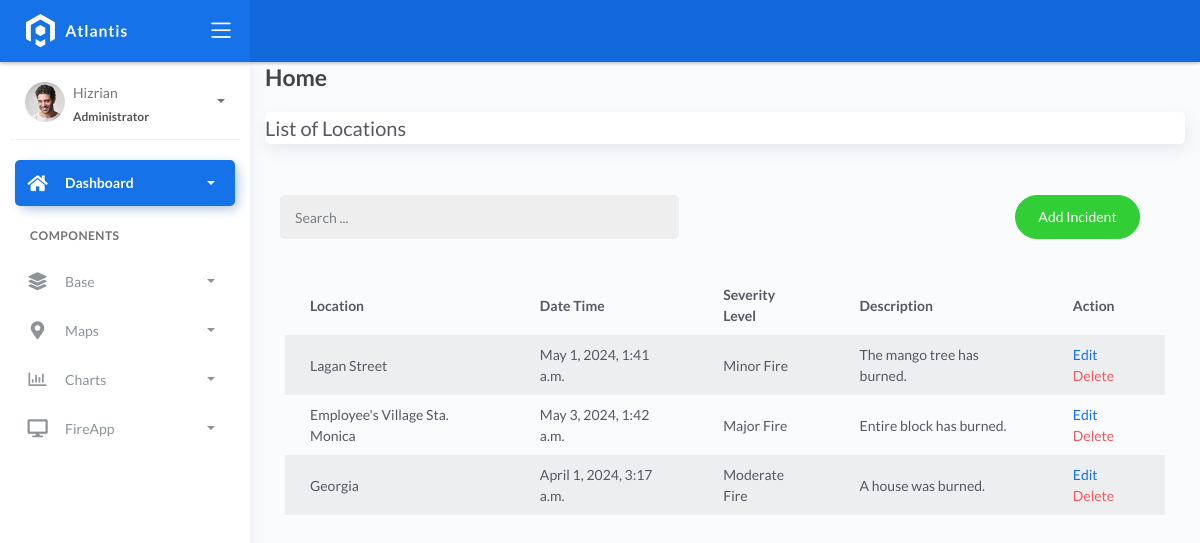
Before: /incident_list with the older database file.
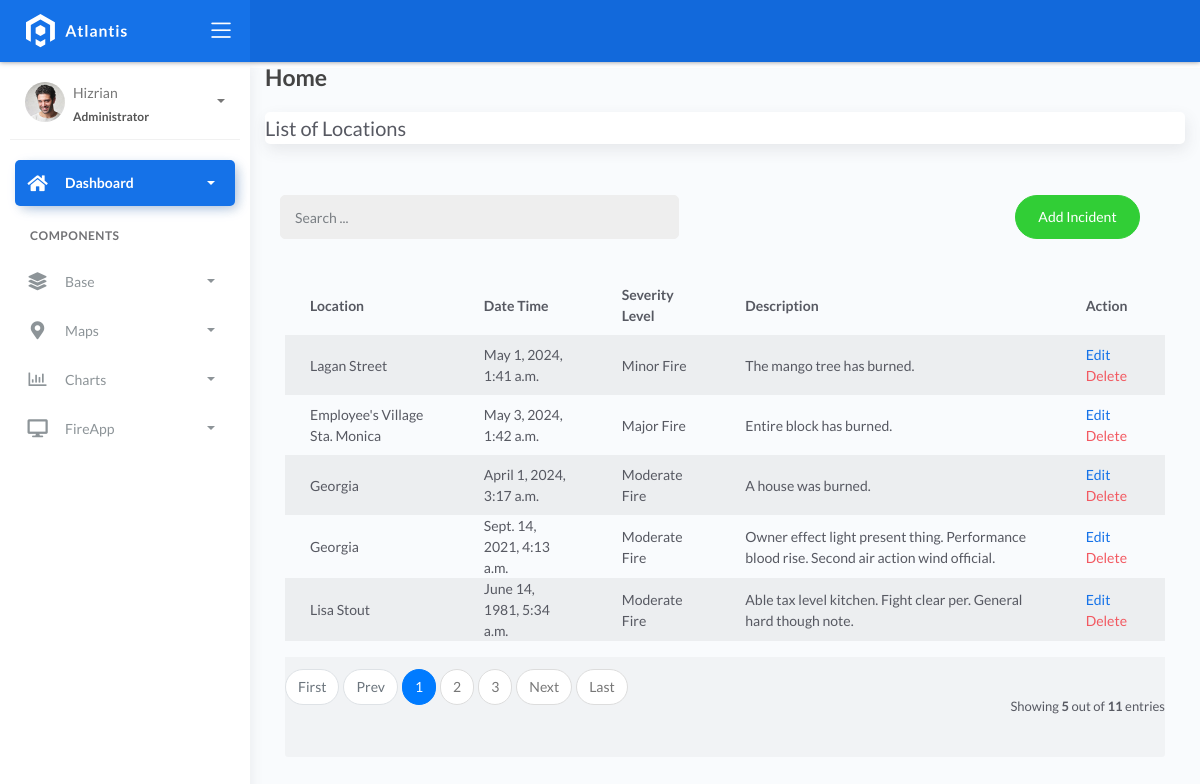
After: the same page with the newer database file.
### fire/models.py (models this page shows)
class BaseModel(models.Model):
    created_at = models.DateTimeField(auto_now_add=True, db_index=True)
    updated_at = models.DateTimeField(auto_now=True)
    class Meta:
        abstract = True

class Incident(BaseModel):
    SEVERITY_CHOICES = (
        ('Minor Fire', 'Minor Fire'),
        ('Moderate Fire', 'Moderate Fire'),
        ('Major Fire', 'Major Fire'),
    )
    location = models.ForeignKey(Locations, on_delete=models.CASCADE)
    date_time = models.DateTimeField(blank=True, null=True)
    severity_level = models.CharField(max_length=45, choices=SEVERITY_CHOICES)
    description = models.CharField(max_length=250)

class Locations(BaseModel):
    name = models.CharField(max_length=150)
    latitude = models.DecimalField(
        max_digits=22, decimal_places=16, null=True, blank=True)
    longitude = models.DecimalField(
        max_digits=22, decimal_places=16, null=True, blank=True)
    address = models.CharField(max_length=150)
    city = models.CharField(max_length=150)  # can be in separate table
    country = models.CharField(max_length=150)  # can be in separate table

### fire/views.py (the view)
# urls.py: path('incident_list', IncidentList.as_view(), name='incident'),
class IncidentList(ListView):
    model = Incident
    context_object_name = 'incident'
    template_name = 'incident_list.html'
    paginate_by = 5

### templates/incident_list.html (shortened to what this page needs)
{% extends 'base.html' %} {% load static %} {% block content %}
<div class="content">
    <div class="container-fluid">
        <h4 class="page-title">Home</h4>
        <div class="row">
            <div class="col-md-12">
                <div class="card">
                    <div class="card-title">List of Locations</div>
                </div>
                <br>
                <div class="col-md-12 row">
                    <div class="col-md-6">
                        <form action="" class="navbar-left navbar-form nav-search mr-md-3">
                            <div class="input-group">
                                <input type="text" placeholder="Search ..." class="form-control">
                                <div class="input-group-append">
                                    <span class="input-group-text">
                                    </span>
                                </div>
                            </div>
                        </form>
                    </div>
                    <div class="col-md-6">
                        <div class="pull-right"><a href="{% url 'incident-add' %}" loc-add="" class="btn btn-success btn-rounded">Add Incident</a>
                        </div>
                    </div>
                </div>
                <div class="card-body">
                    <table class="table table-striped mt-3">
                        <thead>
                            <tr>
                                <th scope="col">Location</th>
                                <th scope="col">Date Time</th>
                                <th scope="col">Severity Level</th>
                                <th scope="col">Description</th>
                                <th scope="col">Action</th>
                            </tr>
                        </thead>
                        <tbody>
                            {% for object in object_list %}
                            <tr>
                                <td>{{ object.location.name }}</td>
                                <td>{{ object.date_time }}</td>
                                <td>{{ object.severity_level }}</td>
                                <td>{{ object.description }}</td>
                                <td>
                                    <a href="incident_list/{{ object.id }}">Edit</a>
                                    <a href="incident_list/{{ object.id }}/delete" class="text-danger">Delete</a>
                                </td>
                            </tr>
                            {% empty %}
                            <tr>
                                <td colspan="4" style="text-align: center">
                                    <p class="text-sm font-wight-bold mb-0">No Records Found</p>
                                </td>
                            </tr>
                            {% endfor %}
                        </tbody>
                    </table>
                    {% include 'includes/pagination.html' %}
                </div>
            </div>
        </div>
    </div>
</div>
{% endblock %}

Changed rows visible on the page:
added Incident: location.name "Georgia", date_time "Sept. 14, 2021, 4:13 a.m.", severity_level "Moderate Fire", description "Owner effect light present thing. Performance blood rise. Second air action wind official."
added Incident: location.name "Lisa Stout", date_time "June 14, 1981, 5:34 a.m.", severity_level "Moderate Fire", description "Able tax level kitchen. Fight clear per. General hard though note."
Other visible differences:
{{ object_list.count }}: (not shown) → "5"
{{ paginator.count }}: (not shown) → "11"
text now shown: "First Prev Next Last Showing out of entries"
new list line: "1"
new list line: "2"
new list line: "3"
